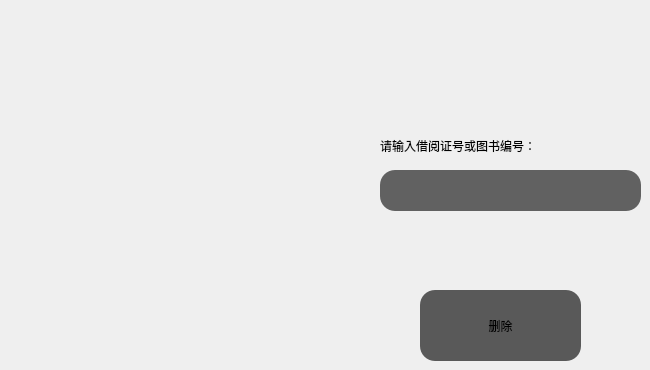
      <widget class="QWidget" name="tab_8">
       <attribute name="title">
        <string>删除</string>
       </attribute>
       <widget class="QPushButton" name="pushButton_17">
        <property name="geometry">
         <rect>
          <x>420</x>
          <y>290</y>
          <width>161</width>
          <height>71</height>
         </rect>
        </property>
        <property name="layoutDirection">
         <enum>Qt::LeftToRight</enum>
        </property>
        <property name="styleSheet">
         <string notr="true">QPushButton{
    border-top-left-radius:15px;
    background-color: rgb(89, 89, 89);
    border-top-right-radius:15px;
    border-bottom-right-radius:15px;
    border-bottom-left-radius:15px;
    }
QPushButton:hover{
    
	background-color: rgb(104, 104, 104);
    }</string>
        </property>
        <property name="text">
         <string>删除</string>
        </property>
       </widget>
       <widget class="QLabel" name="label_60">
        <property name="geometry">
         <rect>
          <x>380</x>
          <y>130</y>
          <width>231</width>
          <height>31</height>
         </rect>
        </property>
        <property name="styleSheet">
         <string notr="true">font: 10pt &quot;苹方-简&quot;;</string>
        </property>
        <property name="text">
         <string>请输入借阅证号或图书编号：</string>
        </property>
       </widget>
       <widget class="QLineEdit" name="lineEdit_48">
        <property name="geometry">
         <rect>
          <x>380</x>
          <y>170</y>
          <width>261</width>
          <height>41</height>
         </rect>
        </property>
        <property name="styleSheet">
         <string notr="true">background-color: rgb(97, 97, 97);
border-top-left-radius:15px;
border-top-right-radius:15px;
border-bottom-right-radius:15px;
border-bottom-left-radius:15px;</string>
        </property>
       </widget>
      </widget>
